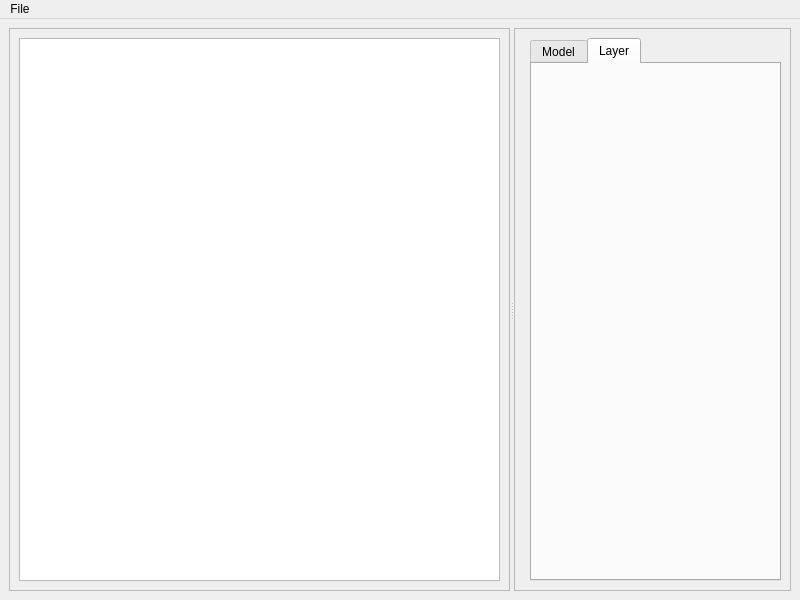
<?xml version="1.0" encoding="UTF-8"?>
<ui version="4.0">
 <class>MainWindow</class>
 <widget class="QMainWindow" name="MainWindow">
  <property name="geometry">
   <rect>
    <x>0</x>
    <y>0</y>
    <width>800</width>
    <height>600</height>
   </rect>
  </property>
  <property name="minimumSize">
   <size>
    <width>800</width>
    <height>600</height>
   </size>
  </property>
  <property name="windowTitle">
   <string>MainWindow</string>
  </property>
  <widget class="QWidget" name="centralwidget">
   <layout class="QVBoxLayout" name="verticalLayout_2">
    <item>
     <widget class="QSplitter" name="splitter">
      <property name="orientation">
       <enum>Qt::Horizontal</enum>
      </property>
      <widget class="QFrame" name="frame_2">
       <property name="frameShape">
        <enum>QFrame::StyledPanel</enum>
       </property>
       <property name="frameShadow">
        <enum>QFrame::Raised</enum>
       </property>
       <layout class="QVBoxLayout" name="verticalLayout">
        <item>
         <widget class="QGraphicsView" name="visualView"/>
        </item>
       </layout>
      </widget>
      <widget class="QFrame" name="frameTab">
       <property name="frameShape">
        <enum>QFrame::StyledPanel</enum>
       </property>
       <property name="frameShadow">
        <enum>QFrame::Raised</enum>
       </property>
       <layout class="QHBoxLayout" name="horizontalLayout">
        <item>
         <widget class="QFrame" name="frame">
          <property name="frameShape">
           <enum>QFrame::StyledPanel</enum>
          </property>
          <property name="frameShadow">
           <enum>QFrame::Raised</enum>
          </property>
         </widget>
        </item>
        <item>
         <widget class="QTabWidget" name="tabWidget">
          <property name="sizePolicy">
           <sizepolicy hsizetype="Expanding" vsizetype="Expanding">
            <horstretch>0</horstretch>
            <verstretch>0</verstretch>
           </sizepolicy>
          </property>
          <property name="currentIndex">
           <number>1</number>
          </property>
          <widget class="QWidget" name="tabModel">
           <property name="sizePolicy">
            <sizepolicy hsizetype="Expanding" vsizetype="Preferred">
             <horstretch>0</horstretch>
             <verstretch>0</verstretch>
            </sizepolicy>
           </property>
           <attribute name="title">
            <string>Model</string>
           </attribute>
          </widget>
          <widget class="QWidget" name="tabLayer">
           <property name="sizePolicy">
            <sizepolicy hsizetype="Expanding" vsizetype="Preferred">
             <horstretch>0</horstretch>
             <verstretch>0</verstretch>
            </sizepolicy>
           </property>
           <attribute name="title">
            <string>Layer</string>
           </attribute>
          </widget>
         </widget>
        </item>
       </layout>
      </widget>
     </widget>
    </item>
   </layout>
  </widget>
  <widget class="QMenuBar" name="menubar">
   <property name="geometry">
    <rect>
     <x>0</x>
     <y>0</y>
     <width>800</width>
     <height>26</height>
    </rect>
   </property>
   <widget class="QMenu" name="menu">
    <property name="title">
     <string>File</string>
    </property>
    <addaction name="actionOpen"/>
    <addaction name="actionLoad"/>
    <addaction name="actionExport"/>
   </widget>
   <addaction name="menu"/>
  </widget>
  <action name="actionOpen">
   <property name="text">
    <string>Open</string>
   </property>
  </action>
  <action name="actionLoad">
   <property name="text">
    <string>Load Input</string>
   </property>
  </action>
  <action name="actionExport">
   <property name="text">
    <string>Export image</string>
   </property>
  </action>
 </widget>
 <resources/>
 <connections/>
</ui>
